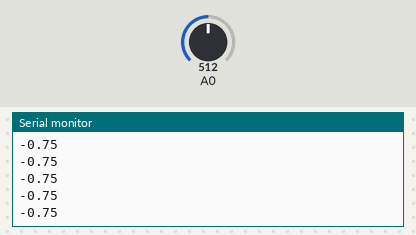
A sketch run on a simulated Arduino Uno, built with avr-gcc and run on an emulated ATmega328P. On the bench: the last lines printed to the serial monitor. The test bench sets the inputs (shaded band); at power-on: A0 = 512.

Above: at 1.2 s.
1.3 s: A0 set to 716
At 1.47 s:
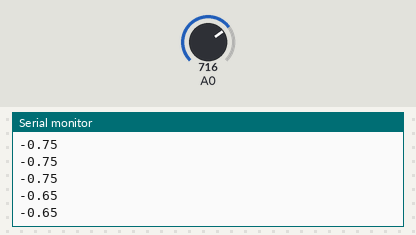
2.8 s: A0 set to 900
At 2.81 s:
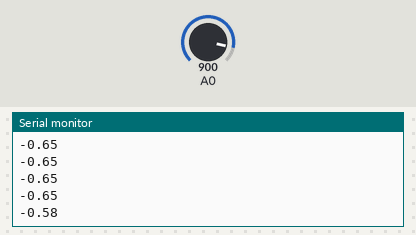
Timing chart, 0 to 5.8 s (numbered marks = the images above; inputs shaded):
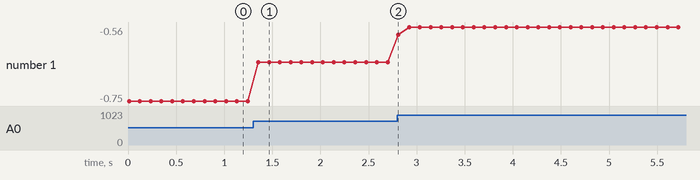

The sketch:

SteerInput.ino
```cpp
int potValue;
float out, filteredPotValue;


void setup() {
  Serial.begin(9600);
}

void loop() {
  filteredPotValue = 0;
  for(int i = 0; i < 10; i++){
    potValue = analogRead(A0);
    filteredPotValue += (float) potValue/10;
    delay(1);
  }
  out = filteredPotValue / 2048 - 1.0;
  Serial.println(out);
  delay(100);
}
```

Measured:
- after the input at 1.3 s, the serial monitor: prints a new line after 0.05 s (image 1)
- after the input at 2.8 s, the serial monitor: prints a new line at once (image 2)
- plotted number 1: -0.75 → -0.65 after the input at 1.3 s, -0.65 → -0.56 after the input at 2.8 s
